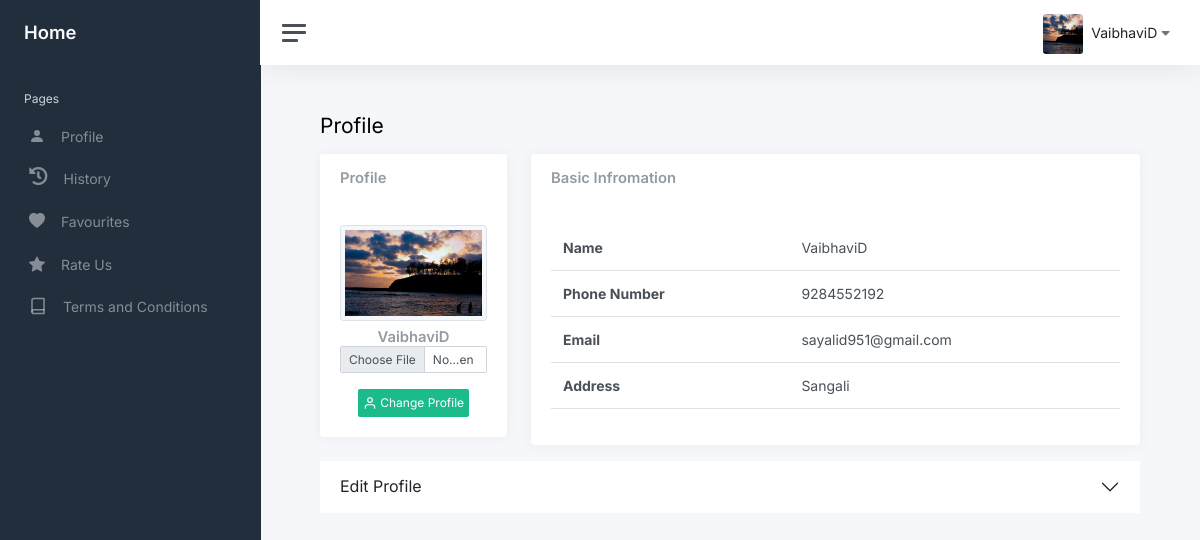
The page /templates/user_panel/profile (signed in) on the database its author committed.
### tables this page shows
CREATE TABLE `user` (
  `id` int(11) NOT NULL,
  `name` varchar(255) NOT NULL,
  `email` varchar(100) NOT NULL,
  `mobile` varchar(255) NOT NULL,
  `address` varchar(255) NOT NULL,
  `profile` varchar(255) NOT NULL
);

### templates/include/functions.inc.php (called while the page is built, shortened)
    <?php
function getCurrentUserName(){
     global $con;
    $uid=$_SESSION['CURRENT_USER_ID'];
    $getname=mysqli_fetch_assoc(mysqli_query($con,"select * from user where id ='$uid' "));
    $name=$getname['name'];
    return $name;
}
function getCurrentUserDetails(){
   global $con;
    $arr=array();
    if(isset($_SESSION['CURRENT_USER_ID'])){
      $uid=$_SESSION['CURRENT_USER_ID'];
      $res=mysqli_query($con,"select * from user where id ='$uid' ");
       $row=mysqli_fetch_assoc($res);
      $arr=$row;
    }
    return $arr;
}
?>

### templates/user_panel/profile.php (the view, shortened to what this page needs)
	<?php
	include 'userHeader.php';
?>
<main class="content">
<div class="container-fluid">
          <div class="mb-3">
            <h1 class="h3 d-inline align-middle">Profile</h1>
          </div>
          <div class="row">
            <div class="col-md-4 col-xl-3">
              <div class="card mb-3">
                <div class="card-header">
                  <h5 class="card-title mb-0">Profile</h5>
                </div>
                <div class="card-body text-center">
                    <img src="<?php  echo SITE_PROFILE_IMAGE.$row['profile']; ?>" alt="user" class="img-fluid  mb-2 img-thumbnail" onerror="this.onerror=null;this.src=`<?php  echo $row['profile']; ?>`;"/>
                  <h5 class="card-title mb-0"><?php   echo $row['name']; ?></h5>
                  <form method="post" enctype="multipart/form-data">
                    <input class="form-control form-control-sm" type="file" id="userProfile" name="userProfile" accept="image/*">
                     <label for="userProfile"><button type="submit" class="btn btn-success btn-sm mt-3 p-1"><span data-feather="user"></span> Change Profile</button> </label>
                  </form>
                </div>
              </div>
            </div>
            <div class="col-md-8 col-xl-9">
              <div class="card mb-3">
                <div class="card-header">
                  <h5 class="card-title mb-0">Basic Infromation</h5>
                </div>
                  <div class="card-body text-center">
                  <table class="table" style="text-align: left;">
                    <tbody>
                      <tr>
                        <th scope="row">Name</th>
                        <td><?php   echo $row['name']; ?></td>
                      </tr>
                      <tr>
                        <th scope="row">Phone Number</th>
                        <td><?php   echo $row['mobile']; ?></td>
                      </tr>
                       <tr>
                        <th scope="row">Email</th>
                        <td><?php   echo $row['email']; ?></td>
                      </tr>
                       <tr>
                        <th scope="row">Address</th>
                        <td><?php   echo $row['address']; ?></td>
                      </tr>
                    </tbody>
                  </table>
                </div>
              </div>
            </div>
          </div>
    <div class="col-xl-12">
      <div class="accordion accordion-flush" id="accordionFlushExample">
        <div class="accordion-item">
            <h2 class="accordion-header" id="flush-headingTwo">
              <button class="accordion-button collapsed" type="button" data-bs-toggle="collapse" data-bs-target="#flush-collapseTwo" aria-expanded="false" aria-controls="flush-collapseTwo">
                Edit Profile
              </button>
            </h2>
         </div>
</div>
</div>
</div>
</main>
	<?php
		include 'userFooter.php';
	?>

### templates/user_panel/userHeader.php (shortened to what this page needs)
<?php
      include ($_SERVER['DOCUMENT_ROOT'].'/Travello/templates/include/database.inc.php');
      include ($_SERVER['DOCUMENT_ROOT'].'/Travello/templates/include/functions.inc.php');
   $row=getCurrentUserDetails();
   ?>
<!DOCTYPE html>
<html lang="en">
   <head>
      <link rel="stylesheet" href="<?php echo SITE_PATH; ?>asset/css_user/style.css"/>
      <link rel="stylesheet" href="https://cdnjs.cloudflare.com/ajax/libs/font-awesome/5.15.3/css/all.min.css">
      <link href="<?php echo SITE_PATH; ?>asset/bootstrap.min.css" rel="stylesheet">
      <link href="<?php echo SITE_PATH; ?>asset/css_admin/app.css" rel="stylesheet">
      <link href="<?php echo SITE_PATH; ?>asset/css_user/cards.css" rel="stylesheet">
      <link href="<?php echo SITE_PATH; ?>asset/css_user/rateus.css" rel="stylesheet">
   </head>
   <body>
      <div class="wrapper">
      <nav id="sidebar" class="sidebar js-sidebar">
         <div class="sidebar-content js-simplebar">
            <a class="sidebar-brand" href="<?php echo SITE_PATH; ?>">
            <span class="align-middle">Home</span>
            </a>
            <ul class="sidebar-nav">
            <li class="sidebar-header">
               Pages
            </li>
            <li class="sidebar-item ">
               <a class="sidebar-link" href="<?php echo SITE_PATH.'templates/user_panel/'; ?>profile">
                  <svg xmlns="http://www.w3.org/2000/svg" width="16" height="16" fill="currentColor" class="bi bi-person-fill" viewBox="0 0 16 16">
                     <path d="M3 14s-1 0-1-1 1-4 6-4 6 3 6 4-1 1-1 1H3zm5-6a3 3 0 1 0 0-6 3 3 0 0 0 0 6z"/>
                  </svg>
                  <span class="align-middle">Profile</span>
               </a>
            </li>
            <li class="sidebar-item ">
               <a class="sidebar-link" href="<?php echo SITE_PATH.'templates/user_panel/'; ?>history">
               <i class="fa fa-history fa-lg" aria-hidden="true"></i>
               <span class="align-middle">History</span>
               </a>
            </li>
            <li class="sidebar-item ">
               <a class="sidebar-link" href="<?php echo SITE_PATH.'templates/user_panel/'; ?>favourites">
                  <svg xmlns="http://www.w3.org/2000/svg" width="16" height="16" fill="currentColor" class="bi bi-heart-fill" viewBox="0 0 16 16">
                     <path fill-rule="evenodd" d="M8 1.314C12.438-3.248 23.534 4.735 8 15-7.534 4.736 3.562-3.248 8 1.314z"/>
                  </svg>
                  <span class="align-middle">Favourites</span>
               </a>
            </li>
            <li class="sidebar-item">
               <a class="sidebar-link" href="<?php echo SITE_PATH.'templates/user_panel/'; ?>rateus">
                   <span class="align-middle">Rate Us</span>
               </a>
            </li>
            <li class="sidebar-item">
               <a class="sidebar-link" href="<?php echo SITE_PATH.'templates/user_panel/'; ?>termsandconditions">
               <i class="align-middle" data-feather="book"></i> <span class="align-middle">Terms and Conditions</span>
               </a>
            </li>
         </div>
      </nav>
      <div class="main">
      <nav class="navbar navbar-expand navbar-light navbar-bg">
         <a class="sidebar-toggle js-sidebar-toggle">
         <i class="hamburger align-self-center"></i>
         </a>
         <div class="navbar-collapse collapse">
            <ul class="navbar-nav navbar-align">
               <li class="nav-item">
                  <a class="nav-link  userdropdown d-sm-inline-block" href="javascript:void(0)"  >
                  <img src="<?php  echo SITE_PROFILE_IMAGE.$row['profile']; ?>" class="avatar img-fluid rounded me-1" alt="<?php echo getCurrentUserName(); ?>" onerror="this.onerror=null;this.src=`<?php  echo $row['profile']; ?>`;">
                  <span class="text-dark"><?php echo getCurrentUserName(); ?></span>
                  <span> <i class="fas fa-caret-down"></i> </span>
                  </a>
               </li>
            </ul>
         </div>
      </nav>

### asset/css_user/rateus.css (style rules this page uses)
* { box-sizing: border-box; }

### rows shown on the page
user: profile (picture), name "VaibhaviD", mobile "9284552192", email "sayalid951@gmail.com", address "Sangali"
